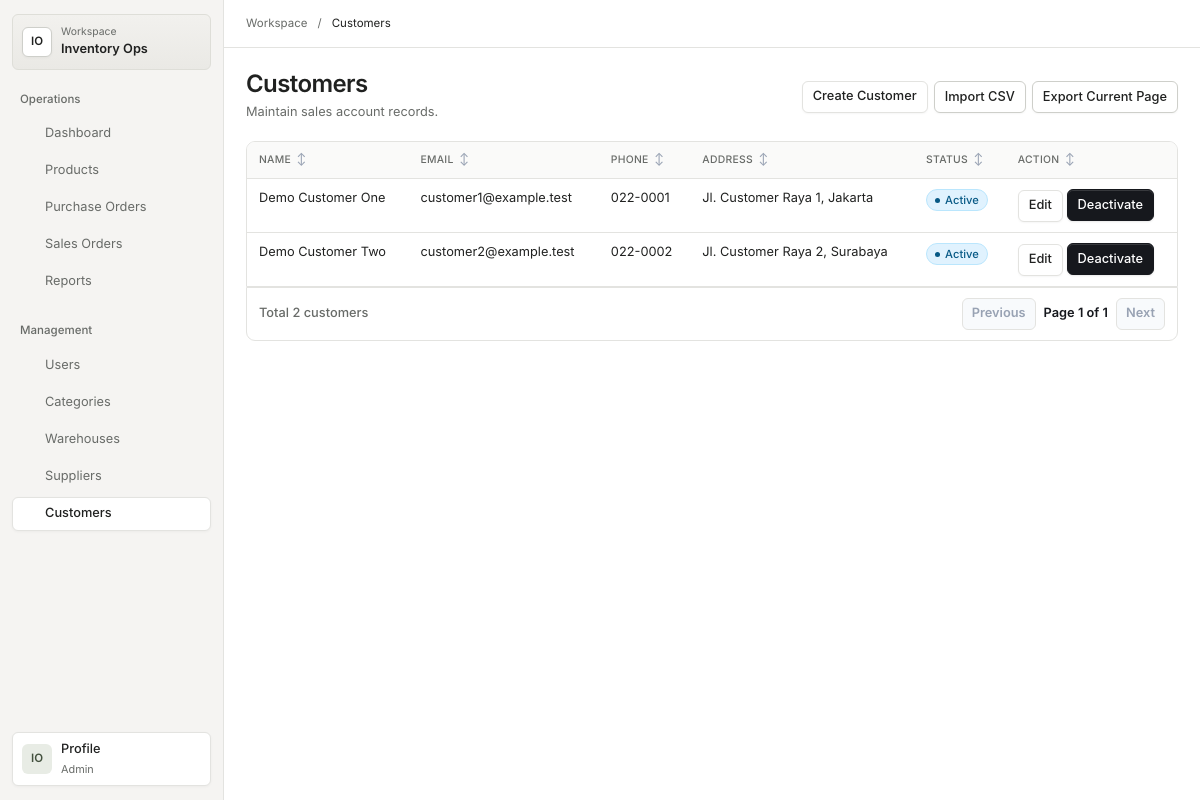
The page /customers (signed in) on the database its author committed.
### tables this page shows
CREATE TABLE IF NOT EXISTS customers (
    id INT UNSIGNED AUTO_INCREMENT PRIMARY KEY,
    name VARCHAR(120) NOT NULL,
    email VARCHAR(190) NOT NULL DEFAULT '',
    phone VARCHAR(40) NOT NULL DEFAULT '',
    address VARCHAR(255) NOT NULL DEFAULT '',
    is_active TINYINT(1) NOT NULL DEFAULT 1,
    created_at TIMESTAMP NOT NULL DEFAULT CURRENT_TIMESTAMP,
    updated_at TIMESTAMP NOT NULL DEFAULT CURRENT_TIMESTAMP ON UPDATE CURRENT_TIMESTAMP,
    UNIQUE KEY uq_customers_name (name),
    KEY idx_customers_active (is_active)
);

### views/customers/index.php (the view, shortened to what the rows shown need)
<!doctype html>
<html lang="en">
<head>
    <link rel="stylesheet" href="/assets/css/app.css">
</head>
<body>
    <?php $workspaceTitle = 'Customers'; require dirname(__DIR__) . '/partials/workspace-start.php'; ?>
    <main class="page" id="main-content">
        <header class="page-header">
            <div>
                <h1>Customers</h1>
            </div>
        </header>
        <div class="table-scroll" role="region" aria-label="<?= htmlspecialchars($workspaceTitle . ' table', ENT_QUOTES, 'UTF-8') ?>" tabindex="0">
<table class="data-table">
            <thead><tr><th>Name</th><th>Email</th><th>Phone</th><th>Address</th><th>Status</th><?php if ($canWrite): ?><th>Action</th><?php endif; ?></tr></thead>
            <tbody>
                <?php foreach ($customers as $customer): ?>
                    <tr>
                        <td><?= htmlspecialchars($customer->name(), ENT_QUOTES, 'UTF-8') ?></td>
                        <td><?= htmlspecialchars($customer->email(), ENT_QUOTES, 'UTF-8') ?></td>
                        <td><?= htmlspecialchars($customer->phone(), ENT_QUOTES, 'UTF-8') ?></td>
                        <td><?= htmlspecialchars($customer->address(), ENT_QUOTES, 'UTF-8') ?></td>
                        <td><span class="status-badge <?= $customer->isActive() ? 'status-active status-success' : 'status-cancelled status-danger' ?>"><?= $customer->isActive() ? 'Active' : 'Inactive' ?></span></td>
                        <?php if ($canWrite): ?>
                            <td>
                                <a class="action-link" href="/customers/edit?id=<?= $customer->id() ?>">Edit</a>
                                <form method="post" action="<?= $customer->isActive() ? '/customers/deactivate' : '/customers/activate' ?>">
                                    <button type="submit"><?= $customer->isActive() ? 'Deactivate' : 'Activate' ?></button>
                                </form>
                            </td>
                        <?php endif; ?>
                    </tr>
                <?php endforeach; ?>
            </tbody>
        </table>
</div>
        <?php require dirname(__DIR__) . "/partials/pagination.php"; ?>
    </main>
    <?php require dirname(__DIR__) . '/partials/workspace-end.php'; ?>
</body>
</html>

### rows shown on the page
customers: name "Demo Customer One", email "customer1@example.test", phone "022-0001", address "Jl. Customer Raya 1, Jakarta", is_active "Active"
customers: name "Demo Customer Two", email "customer2@example.test", phone "022-0002", address "Jl. Customer Raya 2, Surabaya", is_active "Active"

### other values the page prints
$workspaceGroup "Operations"
$workspaceLabel "Dashboard"
$workspaceLabel "Products"
$workspaceLabel "Purchase Orders"
$workspaceLabel "Sales Orders"
$workspaceLabel "Reports"
$workspaceGroup "Management"
$workspaceLabel "Users"
$workspaceLabel "Categories"
$workspaceLabel "Warehouses"
$workspaceLabel "Suppliers"
$workspaceLabel "Customers"
$workspaceTitle "Customers"
$result->total() "2"
$paginationLabel "customers"
